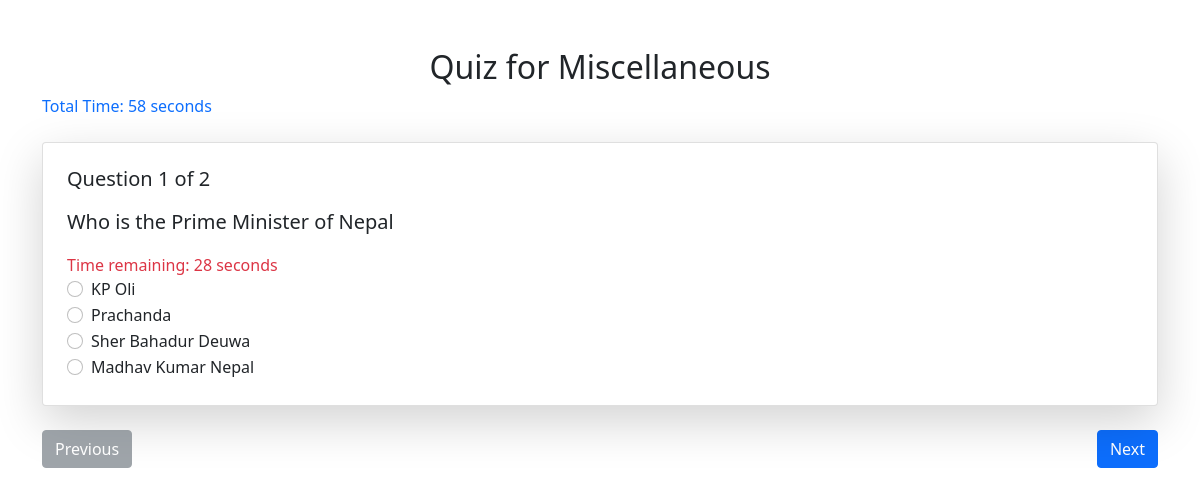
The app's page /questions/497ff745-2866-4eac-9975-09804d3f6389/ with its own data.
### quizapp/models.py (models this page shows, shortened)
class Category(models.Model):
    id = models.UUIDField(primary_key=True, default=uuid.uuid4, editable=False)
    name = models.CharField(max_length=255, unique=True)
    category_image = models.ImageField(upload_to='category_images/', null=True, blank=True)
    created_at = models.DateTimeField(auto_now_add=True)
    updated_at = models.DateTimeField(auto_now=True)
    class Meta:
        verbose_name = 'Category'
        verbose_name_plural = 'Categories'

class Question(models.Model):
    id = models.UUIDField(primary_key=True, default=uuid.uuid4, editable=False)
    text = models.TextField()
    category = models.ForeignKey(Category, related_name='questions',null=True, blank=True, on_delete=models.CASCADE)
    time_limit= models.IntegerField(default=30)
    created_at = models.DateTimeField(auto_now_add=True)
    updated_at = models.DateTimeField(auto_now=True)
    def __str__(self):
        return self.text

class Choice(models.Model):
    id = models.UUIDField(primary_key=True, default=uuid.uuid4, editable=False)
    text = models.CharField(max_length=255)
    question = models.ForeignKey(Question, related_name='choices', on_delete=models.CASCADE)
    created_at = models.DateTimeField(auto_now_add=True)
    updated_at = models.DateTimeField(auto_now=True)

### quizapp/views.py (the view)
# urls.py: path("questions/<uuid:category_id>/", views.questions_view, name="questions_page"),
def questions_view(request,category_id):
    category = get_object_or_404(Category, id=uuid.UUID(str(category_id)))
    questions = Question.objects.filter(category=category).prefetch_related('choices')
    print(questions)
    total_time = sum(question.time_limit for question in questions)
    context={
        "questions":questions,
        "category":category,
        "total_time":total_time
    }
    return render(request, 'app/questions.html',context)

### quizapp/templates/app/questions.html (shortened to what this page needs)
{% extends "common/base.html" %}
{% block content %}
<div class="container mt-5">
    <h2 class="text-center">Quiz for {{ category.name }}</h2>
    {% if questions %}
    <form id="quiz-form" method="POST" action="{% url 'result_check' %}">
        <div class="mb-4">
            <div id="total-time" class="text-primary font-weight-bold">Total Time: {{ total_time }} seconds</div>
        </div>
        <div id="question-container">
            {% for question in questions %}
            <div class="question-card card p-4 shadow-lg mb-4 {% if forloop.first %}d-block{% else %}d-none{% endif %}"
                 data-question-number="{{ forloop.counter }}" data-time-limit="{{ question.time_limit }}">
                <h5 class="mb-3">Question {{ forloop.counter }} of {{ questions|length }}</h5>
                <p class="lead">{{ question.text }}</p>
                <div id="countdown_{{ forloop.counter }}" class="text-danger font-weight-bold"></div>
                {% for choice in question.choices.all %}
                <div class="form-check">
                    <input class="form-check-input" type="radio" name="question_{{ question.id }}"
                           id="choice_{{ choice.id }}" value="{{ choice.id }}">
                    <label class="form-check-label" for="choice_{{ choice.id }}">
                        {{ choice.text }}
                    </label>
                </div>
                {% endfor %}
            </div>
            {% endfor %}
        </div>
    </form>
    <div class="d-flex justify-content-between mt-4">
        <button id="prev-btn" class="btn btn-secondary" disabled>Previous</button>
        <button id="next-btn" class="btn btn-primary">Next</button>
    </div>
    {% else %}
    <p class="text-center">No questions available for this category.</p>
    {% endif %}
</div>
{% endblock content %}

### records on screen
Category: name "Miscellaneous"
Question: questions "2", text "Who is the Prime Minister of Nepal"
Choice: text "KP Oli"
Choice: text "Prachanda"
Choice: text "Sher Bahadur Deuwa"
Choice: text "Madhav Kumar Nepal"
